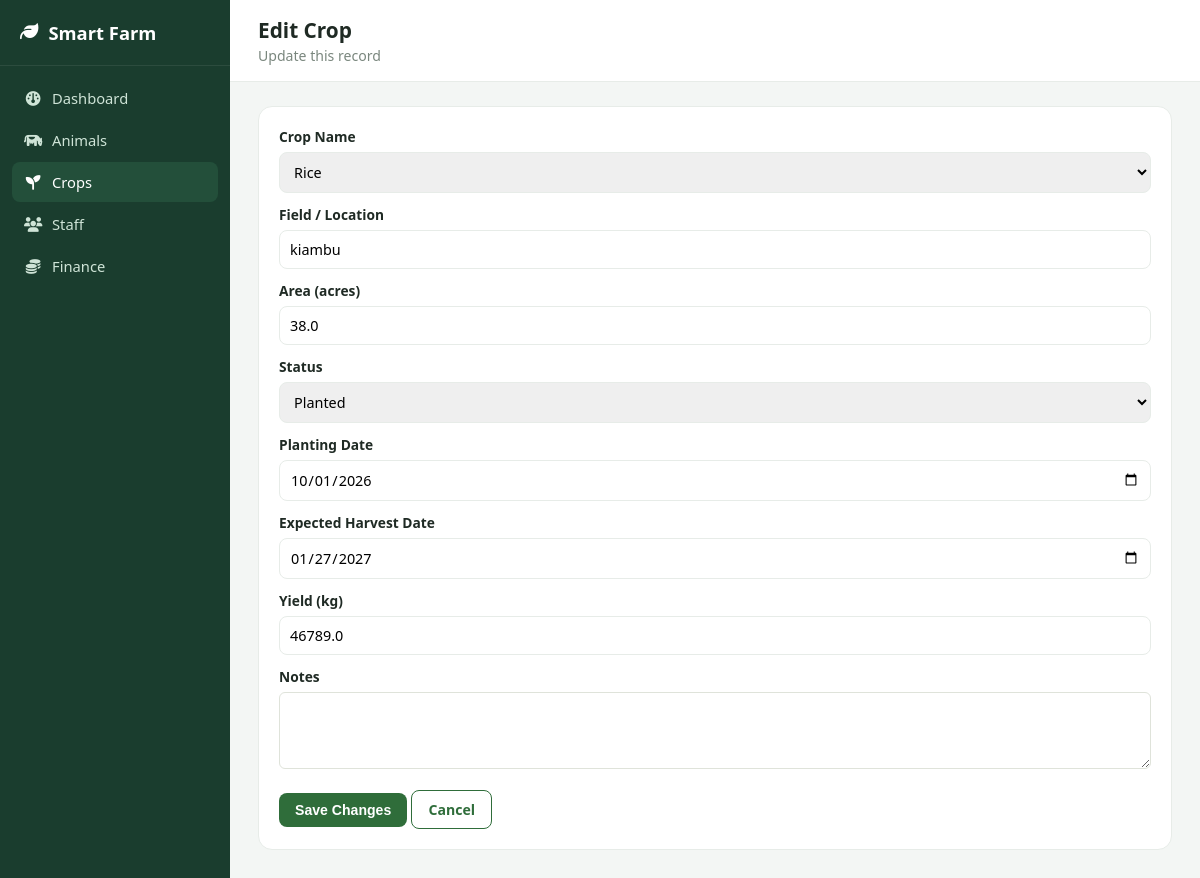
The page /crops/1/edit on the database its author committed.
### models.py (models this page shows)
class Crop(db.Model):
    __tablename__ = "crops"
    id = db.Column(db.Integer, primary_key=True)
    name = db.Column(db.String(80), nullable=False)
    field_location = db.Column(db.String(80))
    area_acres = db.Column(db.Float)
    planting_date = db.Column(db.Date)
    expected_harvest_date = db.Column(db.Date)
    status = db.Column(db.String(30), default="Planted")  # Planted/Growing/Harvested
    yield_amount_kg = db.Column(db.Float)
    notes = db.Column(db.Text)
    created_at = db.Column(db.DateTime, default=datetime.utcnow)

### app.py (the view, shortened to what this page needs)
@app.route("/crops/<int:crop_id>/edit", methods=["GET", "POST"])
def edit_crop(crop_id):
    crop = Crop.query.get_or_404(crop_id)
    return render_template("crops/add_crop.html", crop=crop)

### templates/crops/add_crop.html (shortened to what this page needs)
{% extends "base.html" %}
{% block page_title %}{{ 'Edit' if crop else 'Add' }} Crop{% endblock %}
{% block page_subtitle %}{{ 'Update this record' if crop else 'Create a new crop record' }}{% endblock %}
{% block content %}
  <div class="card">
    <form method="POST">
      <div class="field" style="margin-bottom:12px;">
        <label>Crop Name</label>
        <select name="name" required>
          {% for crop_name in ["Maize", "Beans", "Wheat", "Rice", "Potatoes", "Tomatoes", "Cabbage", "Onions", "Sugarcane", "Coffee", "Tea"] %}
          <option value="{{ crop_name }}" {{ 'selected' if crop and crop.name == crop_name }}>{{ crop_name }}</option>
          {% endfor %}
        </select>
      </div>
      <div class="field" style="margin-bottom:12px;">
        <label>Field / Location</label>
        <input type="text" name="field_location" value="{{ crop.field_location if crop else '' }}">
      </div>
      <div class="field" style="margin-bottom:12px;">
        <label>Area (acres)</label>
        <input type="number" step="0.1" name="area_acres" value="{{ crop.area_acres if crop else '' }}">
      </div>
      <div class="field" style="margin-bottom:12px;">
        <label>Status</label>
        <select name="status">
          <option value="Planted" {{ 'selected' if crop and crop.status=='Planted' }}>Planted</option>
        </select>
      </div>
      <div class="field" style="margin-bottom:12px;">
        <label>Planting Date</label>
        <input type="date" name="planting_date" value="{{ crop.planting_date if crop else '' }}">
      </div>
      <div class="field" style="margin-bottom:12px;">
        <label>Expected Harvest Date</label>
        <input type="date" name="expected_harvest_date" value="{{ crop.expected_harvest_date if crop else '' }}">
      </div>
      <div class="field" style="margin-bottom:12px;">
        <label>Yield (kg)</label>
        <input type="number" step="0.1" name="yield_amount_kg" value="{{ crop.yield_amount_kg if crop else '' }}">
      </div>
      <div class="field" style="margin-bottom:16px;">
        <label>Notes</label>
        <textarea name="notes" rows="3" style="width:100%; padding:9px; border:1px solid #dfe3da; border-radius:6px;">{{ crop.notes if crop else '' }}</textarea>
      </div>
      <button type="submit" class="btn">{{ 'Save Changes' if crop else 'Add Crop' }}</button>
      <a href="{{ url_for('crops') }}" class="btn secondary">Cancel</a>
    </form>
  </div>
{% endblock %}

### static/css/style.css (style rules this page uses)
:root { --sidebar-bg: #1a3d2e; --sidebar-bg-light: #234f3a; --accent: #2f6d3a; --accent-light: #eaf6ee; --bg: #f3f6f4; --card: #ffffff; --text: #1f2a24; --muted: #7a877e; --border: #e7ece8; --danger: #d64545; --warning: #e0a627; --blue: #3b82c4; }
* { box-sizing: border-box; }
body { margin: 0; font-family: "Segoe UI", Arial, sans-serif; background: var(--bg); color: var(--text); }
.card { background: var(--card); border: 1px solid var(--border); border-radius: 14px; padding: 20px; margin-bottom: 20px; }
.btn { display: inline-block; background: var(--accent); color: white; border: none; padding: 9px 16px; border-radius: 8px; cursor: pointer; text-decoration: none; font-size: 0.88rem; font-weight: 600; }
.btn.secondary { background: transparent; color: var(--accent); border: 1px solid var(--accent); }
.field label { display: block; margin-bottom: 6px; font-weight: 600; font-size: 0.86rem; }
.field input, .field select, .field textarea { width: 100%; padding: 9px 10px; border: 1px solid var(--border); border-radius: 8px; font-size: 0.9rem; font-family: inherit; }

### rows shown on the page
Crop: field_location "kiambu", area_acres "38.0", planting_date "10/01/2026", expected_harvest_date "01/27/2027", yield_amount_kg "46789.0"

### other values the page prints
{{ 'Edit' if crop else 'Add' }} "Edit"
{{ 'Update this record' if crop else 'Create a new crop record' }} "Update this record"
{{ 'Save Changes' if crop else 'Add Crop' }} "Save Changes"
form field name "Rice"
